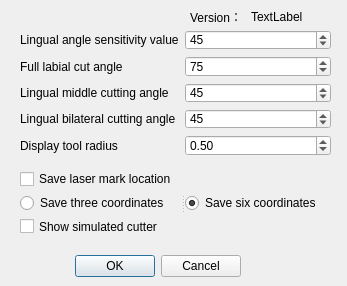
<?xml version="1.0" encoding="UTF-8"?>
<ui version="4.0">
 <class>Dialog</class>
 <widget class="QDialog" name="Dialog">
  <property name="geometry">
   <rect>
    <x>0</x>
    <y>0</y>
    <width>347</width>
    <height>286</height>
   </rect>
  </property>
  <property name="maximumSize">
   <size>
    <width>347</width>
    <height>286</height>
   </size>
  </property>
  <property name="windowTitle">
   <string>Setting</string>
  </property>
  <widget class="QWidget" name="layoutWidget">
   <property name="geometry">
    <rect>
     <x>20</x>
     <y>250</y>
     <width>221</width>
     <height>33</height>
    </rect>
   </property>
   <layout class="QHBoxLayout">
    <property name="spacing">
     <number>6</number>
    </property>
    <property name="margin">
     <number>0</number>
    </property>
    <item>
     <spacer>
      <property name="orientation">
       <enum>Qt::Horizontal</enum>
      </property>
      <property name="sizeHint" stdset="0">
       <size>
        <width>131</width>
        <height>31</height>
       </size>
      </property>
     </spacer>
    </item>
    <item>
     <widget class="QPushButton" name="okButton">
      <property name="text">
       <string>OK</string>
      </property>
     </widget>
    </item>
    <item>
     <widget class="QPushButton" name="cancelButton">
      <property name="text">
       <string>Cancel</string>
      </property>
     </widget>
    </item>
   </layout>
  </widget>
  <widget class="QWidget" name="layoutWidget">
   <property name="geometry">
    <rect>
     <x>190</x>
     <y>10</y>
     <width>116</width>
     <height>14</height>
    </rect>
   </property>
   <layout class="QHBoxLayout" name="horizontalLayout">
    <item>
     <widget class="QLabel" name="label_5">
      <property name="text">
       <string>Version：</string>
      </property>
     </widget>
    </item>
    <item>
     <widget class="QLabel" name="label_version">
      <property name="text">
       <string>TextLabel</string>
      </property>
     </widget>
    </item>
   </layout>
  </widget>
  <widget class="QSplitter" name="splitter_2">
   <property name="geometry">
    <rect>
     <x>420</x>
     <y>174</y>
     <width>178</width>
     <height>17</height>
    </rect>
   </property>
   <property name="orientation">
    <enum>Qt::Horizontal</enum>
   </property>
   <widget class="QRadioButton" name="radioButton_manual">
    <property name="text">
     <string>手动绘点</string>
    </property>
    <property name="checked">
     <bool>true</bool>
    </property>
   </widget>
   <widget class="QRadioButton" name="radioButton_auto">
    <property name="text">
     <string>自动生成点</string>
    </property>
    <property name="checked">
     <bool>false</bool>
    </property>
   </widget>
  </widget>
  <widget class="QSpinBox" name="smoothBox">
   <property name="geometry">
    <rect>
     <x>520</x>
     <y>86</y>
     <width>40</width>
     <height>20</height>
    </rect>
   </property>
  </widget>
  <widget class="QLabel" name="label">
   <property name="geometry">
    <rect>
     <x>417</x>
     <y>32</y>
     <width>72</width>
     <height>16</height>
    </rect>
   </property>
   <property name="text">
    <string>龈缘线距离：</string>
   </property>
  </widget>
  <widget class="QSpinBox" name="OffsetStepBox">
   <property name="geometry">
    <rect>
     <x>520</x>
     <y>32</y>
     <width>40</width>
     <height>20</height>
    </rect>
   </property>
   <property name="minimum">
    <number>1</number>
   </property>
   <property name="maximum">
    <number>50</number>
   </property>
  </widget>
  <widget class="QLabel" name="label_2">
   <property name="geometry">
    <rect>
     <x>417</x>
     <y>59</y>
     <width>72</width>
     <height>16</height>
    </rect>
   </property>
   <property name="text">
    <string>采样点间距：</string>
   </property>
  </widget>
  <widget class="QDoubleSpinBox" name="intevalBox">
   <property name="geometry">
    <rect>
     <x>520</x>
     <y>59</y>
     <width>52</width>
     <height>20</height>
    </rect>
   </property>
   <property name="minimum">
    <double>0.100000000000000</double>
   </property>
   <property name="maximum">
    <double>5.000000000000000</double>
   </property>
   <property name="singleStep">
    <double>0.200000000000000</double>
   </property>
  </widget>
  <widget class="QLabel" name="label_3">
   <property name="geometry">
    <rect>
     <x>417</x>
     <y>82</y>
     <width>72</width>
     <height>20</height>
    </rect>
   </property>
   <property name="text">
    <string>曲线平滑度：</string>
   </property>
  </widget>
  <widget class="QLabel" name="label_4">
   <property name="geometry">
    <rect>
     <x>417</x>
     <y>113</y>
     <width>90</width>
     <height>16</height>
    </rect>
   </property>
   <property name="text">
    <string>法向与Z轴夹角：</string>
   </property>
  </widget>
  <widget class="QSpinBox" name="zangleBox">
   <property name="geometry">
    <rect>
     <x>520</x>
     <y>113</y>
     <width>40</width>
     <height>20</height>
    </rect>
   </property>
   <property name="maximum">
    <number>90</number>
   </property>
  </widget>
  <widget class="QLabel" name="label_6">
   <property name="geometry">
    <rect>
     <x>417</x>
     <y>140</y>
     <width>84</width>
     <height>16</height>
    </rect>
   </property>
   <property name="text">
    <string>底座过滤高度：</string>
   </property>
  </widget>
  <widget class="QSpinBox" name="zthresholdBox">
   <property name="geometry">
    <rect>
     <x>520</x>
     <y>140</y>
     <width>46</width>
     <height>20</height>
    </rect>
   </property>
   <property name="minimum">
    <number>-20</number>
   </property>
   <property name="maximum">
    <number>40</number>
   </property>
  </widget>
  <widget class="QWidget" name="layoutWidget">
   <property name="geometry">
    <rect>
     <x>20</x>
     <y>30</y>
     <width>311</width>
     <height>126</height>
    </rect>
   </property>
   <layout class="QFormLayout" name="formLayout">
    <item row="0" column="0">
     <widget class="QLabel" name="label_7">
      <property name="text">
       <string>Lingual angle sensitivity value</string>
      </property>
     </widget>
    </item>
    <item row="0" column="1">
     <widget class="QSpinBox" name="spinBox_fbDegree">
      <property name="maximum">
       <number>180</number>
      </property>
      <property name="value">
       <number>45</number>
      </property>
     </widget>
    </item>
    <item row="1" column="0">
     <widget class="QLabel" name="label_8">
      <property name="text">
       <string>Full labial cut angle</string>
      </property>
     </widget>
    </item>
    <item row="1" column="1">
     <widget class="QSpinBox" name="spinBox_cutDegreeOut">
      <property name="maximum">
       <number>90</number>
      </property>
      <property name="value">
       <number>75</number>
      </property>
     </widget>
    </item>
    <item row="2" column="0">
     <widget class="QLabel" name="label_9">
      <property name="text">
       <string>Lingual middle cutting angle</string>
      </property>
     </widget>
    </item>
    <item row="2" column="1">
     <widget class="QSpinBox" name="spinBox_cutDegreeInsideFront">
      <property name="maximum">
       <number>90</number>
      </property>
      <property name="value">
       <number>45</number>
      </property>
     </widget>
    </item>
    <item row="3" column="0">
     <widget class="QLabel" name="label_10">
      <property name="text">
       <string>Lingual bilateral cutting angle</string>
      </property>
     </widget>
    </item>
    <item row="3" column="1">
     <widget class="QSpinBox" name="spinBox_cutDegreeInsideBack">
      <property name="maximum">
       <number>90</number>
      </property>
      <property name="value">
       <number>45</number>
      </property>
     </widget>
    </item>
    <item row="4" column="0">
     <widget class="QLabel" name="label_11">
      <property name="text">
       <string>Display tool radius</string>
      </property>
     </widget>
    </item>
    <item row="4" column="1">
     <widget class="QDoubleSpinBox" name="doubleSpinBox_cutOffset">
      <property name="maximum">
       <double>2.000000000000000</double>
      </property>
      <property name="singleStep">
       <double>0.100000000000000</double>
      </property>
      <property name="value">
       <double>0.500000000000000</double>
      </property>
     </widget>
    </item>
   </layout>
  </widget>
  <widget class="QWidget" name="layoutWidget">
   <property name="geometry">
    <rect>
     <x>20</x>
     <y>170</y>
     <width>311</width>
     <height>65</height>
    </rect>
   </property>
   <layout class="QVBoxLayout" name="verticalLayout">
    <item>
     <widget class="QCheckBox" name="checkBoxMark">
      <property name="text">
       <string>Save laser mark location</string>
      </property>
     </widget>
    </item>
    <item>
     <widget class="QSplitter" name="splitter">
      <property name="orientation">
       <enum>Qt::Horizontal</enum>
      </property>
      <widget class="QRadioButton" name="withoutButton">
       <property name="text">
        <string>Save three coordinates</string>
       </property>
      </widget>
      <widget class="QRadioButton" name="withNormalButton">
       <property name="text">
        <string>Save six coordinates</string>
       </property>
       <property name="checked">
        <bool>true</bool>
       </property>
      </widget>
     </widget>
    </item>
    <item>
     <widget class="QCheckBox" name="checkBox_showBur">
      <property name="text">
       <string>Show simulated cutter</string>
      </property>
     </widget>
    </item>
   </layout>
  </widget>
 </widget>
 <resources/>
 <connections>
  <connection>
   <sender>okButton</sender>
   <signal>clicked()</signal>
   <receiver>Dialog</receiver>
   <slot>accept()</slot>
   <hints>
    <hint type="sourcelabel">
     <x>278</x>
     <y>253</y>
    </hint>
    <hint type="destinationlabel">
     <x>96</x>
     <y>254</y>
    </hint>
   </hints>
  </connection>
  <connection>
   <sender>cancelButton</sender>
   <signal>clicked()</signal>
   <receiver>Dialog</receiver>
   <slot>reject()</slot>
   <hints>
    <hint type="sourcelabel">
     <x>369</x>
     <y>253</y>
    </hint>
    <hint type="destinationlabel">
     <x>179</x>
     <y>282</y>
    </hint>
   </hints>
  </connection>
 </connections>
</ui>
